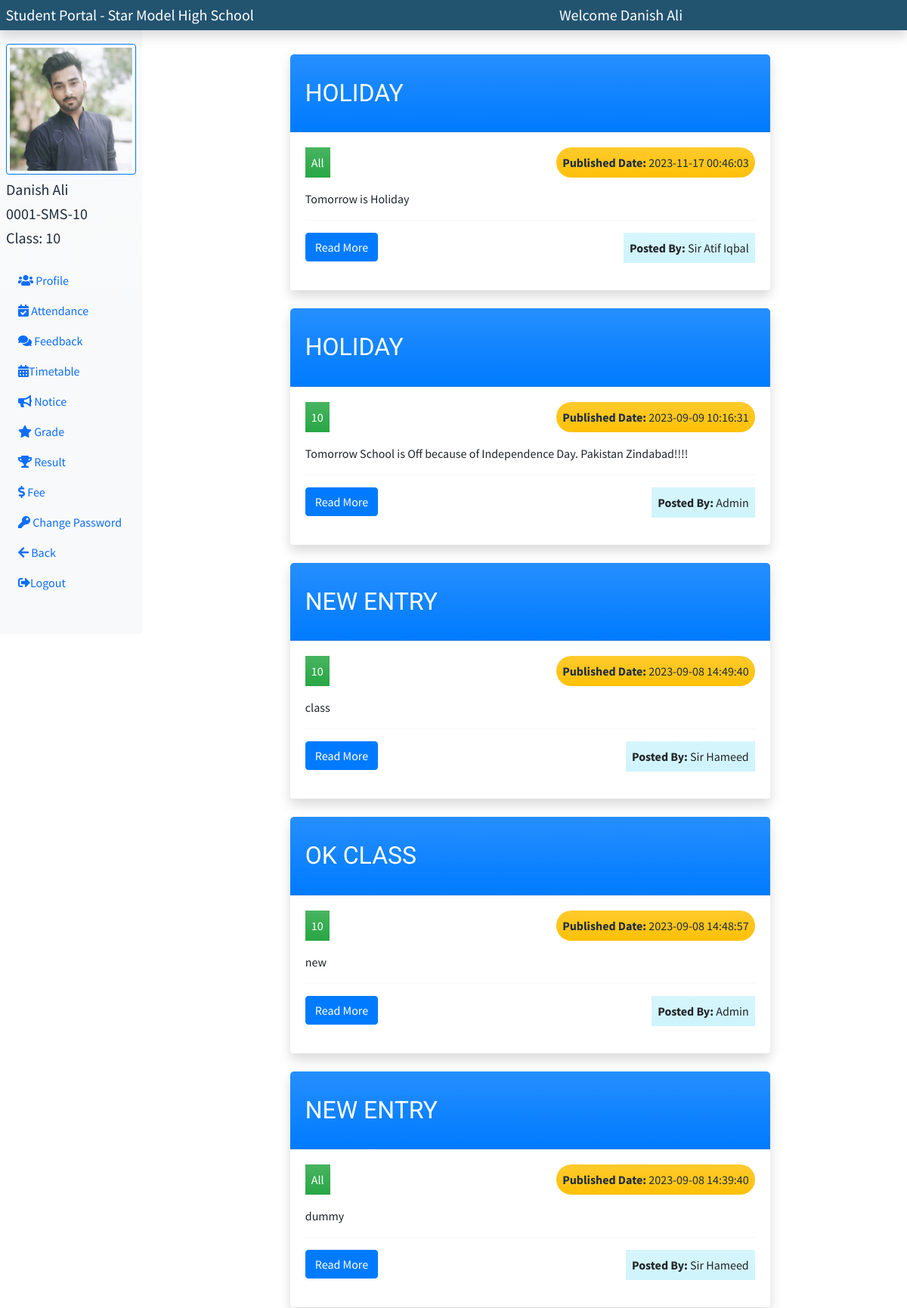
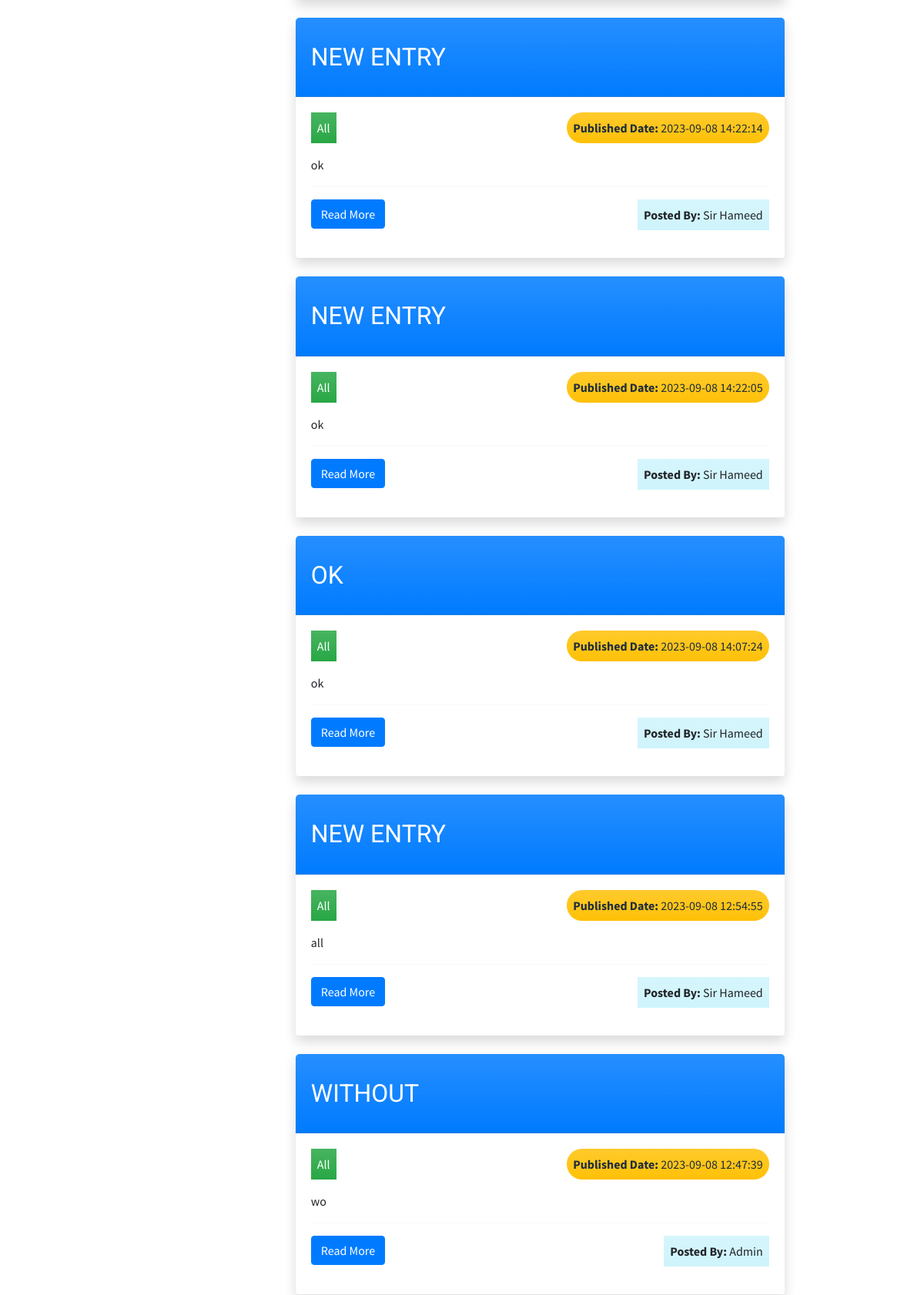
Page /student/index.php?notice (signed in, upper part) on the committed database (2 pictures, top to bottom).
### tables this page shows
CREATE TABLE `class` (
  `class_id` int(11) NOT NULL,
  `class_name` varchar(50) NOT NULL,
  `subject_name` varchar(300) NOT NULL,
  `section_name` varchar(50) NOT NULL,
  `c_teacher_id` int(11) NOT NULL,
  `created_at` datetime NOT NULL DEFAULT current_timestamp()
);

CREATE TABLE `notice` (
  `notice_id` int(11) NOT NULL,
  `notice_title` varchar(50) NOT NULL,
  `notice_desc` varchar(300) NOT NULL,
  `n_class_id` int(11) DEFAULT NULL,
  `n_post_id` int(11) NOT NULL,
  `posted_by` varchar(50) NOT NULL,
  `notice_date` datetime NOT NULL DEFAULT current_timestamp()
);

### student/notice.php (the view, shortened to what this page needs)
<div class="row col-md-8 mx-auto my-5">
    <div class="container">
        <?php
        $student_class = $_SESSION['student_class'];
        $check_result = $conn->query("SELECT * FROM `notice`");
        if ($check_result) {
                $notice_sql = "SELECT * FROM `notice` WHERE `n_class_id` = $student_class OR `n_class_id` IS NULL ORDER BY notice_id DESC";
        } else {
            echo "Error executing query: " . $conn->error;
        }
        $notice_result = $conn->query($notice_sql);
        while ($notice_row = $notice_result->fetch_assoc()) {
            $limited_text = substr($notice_row['notice_desc'], 0, 200);
            $limited_text = strlen($notice_row['notice_desc']) > 200 ? $limited_text . '...' : $limited_text;
            if($notice_row['n_class_id']){
                $notice_class_id = $notice_row['n_class_id'];
                $fetch_class_sql = "SELECT class_name FROM class WHERE class_id = '$notice_class_id' ";
                $class_result = $conn->query($fetch_class_sql);
                $fetch_class_row = $class_result->fetch_assoc();
                $class_name =  $fetch_class_row['class_name'];
            } else{
                $class_name = "All";
            }
        ?>
            <div class="card my-4 shadow">
                <div class="card-header bg-primary bg-gradient text-white text-capitalize">
                    <h5 class="card-title text-center my-heading" style="text-align: center;"><?= strtoupper($notice_row['notice_title']); ?></h5>
                </div>
                <div class="card-body">
                    <p class="bg-green bg-gradient p-2 d-inline-block"><?= $class_name ?></p>
                    <p class="float-end bg-yellow bg-gradient p-2 d-inline-block rounded-md" style="border-radius: 20px;"><span class="fw-bold">Published Date: </span> <?= $notice_row['notice_date'] ?></p>
                    <p class="card-text"><?= $limited_text ?></p>
                    <hr>
                    <p class="float-end bg-info-subtle bg-gradient p-2 d-inline-block"><span class="fw-bold">Posted By: </span> <?= $notice_row['posted_by'] ?></p>
                    <div>
                        <a href="index.php?view_notice_id=<?= $notice_row['notice_id'] ?>" class="btn btn-primary">Read More</a>
                    </div>
                </div>
            </div>
        <?php
        }
        ?>
    </div>
</div>

### student/partials/student_sidebar.php
<?php
    require_once('../partials/_connection.php');
    $student_pic = $_SESSION['student_pic'];
    $student_name = $_SESSION['student_name'];
    $student_rollno = $_SESSION['student_rollno'];
    $student_class_id = $_SESSION['student_class'];
    $fetch_class_sql = "SELECT class_name FROM class WHERE class_id = '$student_class_id' ";
    $class_result = $conn->query($fetch_class_sql);
    $fetch_class_row = $class_result->fetch_assoc();
    $student_class = $fetch_class_row['class_name'];
?>
<nav class="bg-light bg-gradient sidebar py-5 d-print-none m-0" style=" height: auto; margin-top:10px !important;">
    <div class="sidebar-sticky">
        <ul class="nav flex-column">
            <li class="nav-item mb-3">
                <img src="../admin/admin_images/registration/<?= $student_pic ?>" alt="<?= $student_name ?> Picture" class="border border-primary border-2 img-fluid img-thumbnail" width="200px">
                <h5 class="my-2"> <?= $student_name?> </h5>
                <h5 class="my-2"> <?= $student_rollno?> </h5>
                <h5 class="my-2">Class: <?= $student_class?> </h5>
            </li>
            <li class="nav-item">
                <a href="index.php?student_profile" class="nav-link">
                    <i class="fas fa-users"></i> Profile
                </a>
            </li>
            <li class="nav-item">
                <a href="index.php?attendance" class="nav-link">
                <i class="fa fa-calendar-check"></i> Attendance
                </a>
            </li>
            <li class="nav-item">
                <a href="index.php?feedback" class="nav-link">
                    <i class="fas fa-comments"></i> Feedback
                </a>
            </li>
            <li class="nav-item">
            <a href="index.php?timetable" class="nav-link">
              <i class="nav-icon fas fa-calendar-alt"></i>Timetable
            </a>
          </li>
            <li class="nav-item">
                <a href="index.php?notice" class="nav-link">
                    <i class="fas fa-bullhorn"></i> Notice
                </a>
            </li>
            <li class="nav-item">
                <a href="index.php?grade" class="nav-link">
                    <i class="fas fa-star"></i> Grade
                </a>
            </li>
            <li class="nav-item">
                <a href="index.php?result" class="nav-link">
                <i class="fas fa-trophy"></i> Result
                </a>
            </li>
            <li class="nav-item">
                <a href="index.php?fee" class="nav-link">
                <i class="fas fa-dollar-sign"></i> Fee
                </a>
            </li>
            <li class="nav-item">
                <a href="index.php?student_change_password" class="nav-link">
                    <i class="fas fa-key"></i> Change Password
                </a>
            </li>
            <li class="nav-item">
                <a href="../index.php" class="nav-link">
                <i class="fas fa-arrow-left"></i> Back
                </a>
            </li>
            <li class="nav-item">
                <a href="index.php?student_logout" class="nav-link">
                    <i class="fa fa-sign-out-alt"></i>Logout
                </a>
            </li>
        </ul>
    </div>
</nav>

### student/partials/student_head.php (style rules this page uses)
body { overflow-x: hidden; }
.my-heading { font-family: 'Baloo Paaji 2', cursive; font-family: 'Mulish', sans-serif; font-family: 'Roboto', sans-serif; text-align: center; font-size: 2rem; color: #fff; padding: 20px 0; margin: 0; transition: transform 0.3s ease-in-out; }

### rows in the picture
class: class_name "10"
notice: notice_title "HOLIDAY", n_class "All", notice_date "2023-11-17 00:46:03", notice_desc "Tomorrow is Holiday", posted_by "Sir Atif Iqbal"
notice: notice_title "HOLIDAY", n_class.class_name "10", notice_date "2023-09-09 10:16:31", notice_desc "Tomorrow School is Off because of Independence Day. Pakistan Zindabad!!!!", posted_by "Admin"
notice: notice_title "NEW ENTRY", n_class.class_name "10", notice_date "2023-09-08 14:49:40", notice_desc "class", posted_by "Sir Hameed"
notice: notice_title "OK CLASS", n_class.class_name "10", notice_date "2023-09-08 14:48:57", notice_desc "new", posted_by "Admin"
notice: notice_title "NEW ENTRY", n_class "All", notice_date "2023-09-08 14:39:40", notice_desc "dummy", posted_by "Sir Hameed"
notice: notice_title "NEW ENTRY", n_class "All", notice_date "2023-09-08 14:22:14", notice_desc "ok", posted_by "Sir Hameed"
notice: notice_title "NEW ENTRY", n_class "All", notice_date "2023-09-08 14:22:05", notice_desc "ok", posted_by "Sir Hameed"
notice: notice_title "OK", n_class "All", notice_date "2023-09-08 14:07:24", notice_desc "ok", posted_by "Sir Hameed"
notice: notice_title "NEW ENTRY", n_class "All", notice_date "2023-09-08 12:54:55", notice_desc "all", posted_by "Sir Hameed"
notice: notice_title "WITHOUT", n_class "All", notice_date "2023-09-08 12:47:39", notice_desc "wo", posted_by "Admin"

### other values in the picture
$student_name "Danish Ali"
$student_rollno "0001-SMS-10"
